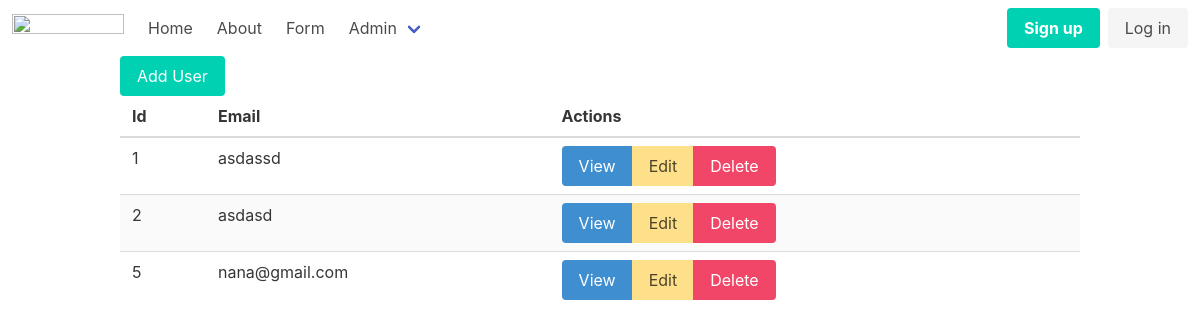
Before: /admin/users with the older database file.
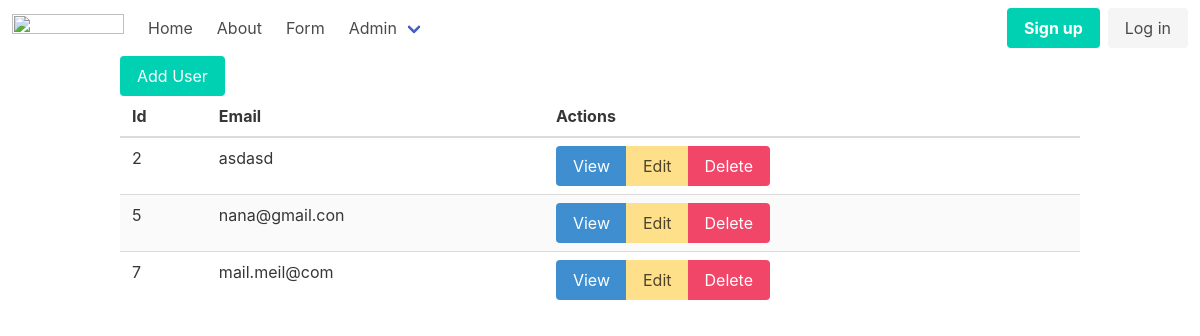
After: the same page with the newer database file.
### tables this page shows
CREATE TABLE users
(
    id       integer
        constraint users_pk
            primary key autoincrement,
    email    text not null
        constraint users_pk2
            unique,
    password text not null
);

### helpers.php (called while the page is built, shortened)
<?php
function view($viewName, $variables=[]){
    extract($variables);
    include __DIR__ . "/views/$viewName.php";
}

### src/DB.php (called while the page is built, shortened)
<?php
class DB
{
    private $conn;
    public function __construct()
    {
        try {
            $this->conn = new PDO("sqlite:db.sqlite");
            $this->conn->setAttribute(PDO::ATTR_ERRMODE, PDO::ERRMODE_EXCEPTION);
        } catch (PDOException $e) {
            echo "Connection failed: " . $e->getMessage();
        }
    }
    public function all($tabel, $class)
    {
        $stmt = $this->conn->prepare("SELECT * FROM $tabel");
        $stmt->execute();
        $stmt->setFetchMode(PDO::FETCH_CLASS, $class);
        return $stmt->fetchAll();
    }
}

### src/Models/Model.php (called while the page is built, shortened)
<?php
class Model
{
    static $table;
    public static function all()
    {
        $db = new DB();
        return $db->all(static::$table, static::class);
    }
};

### views/users/index.php (the view)
<?php include __DIR__ . '/../partials/header.php' ?>
<div class="container">
    <a href="/admin/users/create" class="button is-primary">Add User</a>
    <table class="table is-fullwidth is-striped">
        <thead>
            <th>Id</th>
            <th>Email</th>
            <th>Actions</th>
        </thead>
        <tbody>
            <?php foreach($users as $user): ?>
                <tr>
                    <td><?=$user->id?></td>
                    <td><?=$user->email?></td>
                    <td>
                        <div class="buttons has-addons">
                            <a href="/admin/users/show?id=<?=$user->id?>" class="button is-info">View</a>
                            <a href="/admin/users/edit?id=<?=$user->id?>" class="button is-warning">Edit</a>
                            <a href="/admin/users/delete?id=<?=$user->id?>" class="button is-danger" href="/admin/users/delete?id=<?=$user->id?>">Delete</a>
                        </div>
                    </td>
                </tr>
            <?php endforeach; ?>
        </tbody>
    </table>
</div>
<?php include __DIR__ . '/../partials/footer.php' ?>

Changed rows visible on the page:
removed users: id "1", email "asdassd"
changed users id 5: email "nana@gmail.com" → "nana@gmail.con"
added users: id "7", email "mail.meil@com"
